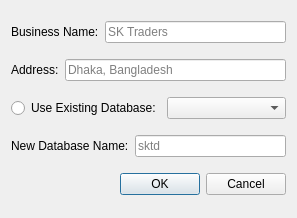
<?xml version="1.0" encoding="UTF-8"?>
<ui version="4.0">
 <class>Dialog</class>
 <widget class="QDialog" name="Dialog">
  <property name="geometry">
   <rect>
    <x>0</x>
    <y>0</y>
    <width>297</width>
    <height>218</height>
   </rect>
  </property>
  <property name="windowTitle">
   <string>Dialog</string>
  </property>
  <layout class="QVBoxLayout" name="verticalLayout">
   <item>
    <layout class="QHBoxLayout" name="horizontalLayout">
     <item>
      <widget class="QLabel" name="label_business_name">
       <property name="text">
        <string>Business Name:</string>
       </property>
      </widget>
     </item>
     <item>
      <widget class="QLineEdit" name="ld_business_name">
       <property name="placeholderText">
        <string>SK Traders</string>
       </property>
      </widget>
     </item>
    </layout>
   </item>
   <item>
    <layout class="QHBoxLayout" name="horizontalLayout_2">
     <item>
      <widget class="QLabel" name="label_address">
       <property name="text">
        <string>Address:</string>
       </property>
      </widget>
     </item>
     <item>
      <widget class="QLineEdit" name="ld_business_address">
       <property name="placeholderText">
        <string>Dhaka, Bangladesh</string>
       </property>
      </widget>
     </item>
    </layout>
   </item>
   <item>
    <layout class="QHBoxLayout" name="horizontalLayout_4">
     <item>
      <widget class="QRadioButton" name="rb_use_existing_database">
       <property name="text">
        <string>Use Existing Database:</string>
       </property>
      </widget>
     </item>
     <item>
      <widget class="QComboBox" name="combo_databases"/>
     </item>
    </layout>
   </item>
   <item>
    <layout class="QHBoxLayout" name="horizontalLayout_3">
     <item>
      <widget class="QLabel" name="label_dbname">
       <property name="text">
        <string>New Database Name:</string>
       </property>
      </widget>
     </item>
     <item>
      <widget class="QLineEdit" name="ld_dbname">
       <property name="placeholderText">
        <string>sktd</string>
       </property>
      </widget>
     </item>
    </layout>
   </item>
   <item>
    <widget class="QDialogButtonBox" name="buttonBox">
     <property name="orientation">
      <enum>Qt::Horizontal</enum>
     </property>
     <property name="standardButtons">
      <set>QDialogButtonBox::Cancel|QDialogButtonBox::Ok</set>
     </property>
    </widget>
   </item>
  </layout>
 </widget>
 <resources/>
 <connections>
  <connection>
   <sender>buttonBox</sender>
   <signal>accepted()</signal>
   <receiver>Dialog</receiver>
   <slot>accept()</slot>
   <hints>
    <hint type="sourcelabel">
     <x>248</x>
     <y>254</y>
    </hint>
    <hint type="destinationlabel">
     <x>157</x>
     <y>274</y>
    </hint>
   </hints>
  </connection>
  <connection>
   <sender>buttonBox</sender>
   <signal>rejected()</signal>
   <receiver>Dialog</receiver>
   <slot>reject()</slot>
   <hints>
    <hint type="sourcelabel">
     <x>316</x>
     <y>260</y>
    </hint>
    <hint type="destinationlabel">
     <x>286</x>
     <y>274</y>
    </hint>
   </hints>
  </connection>
 </connections>
</ui>
